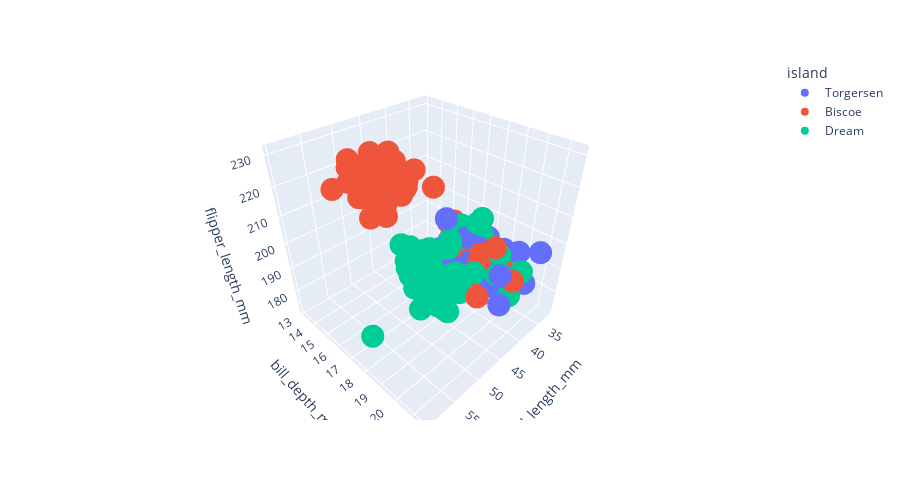

Write notebook code for a chart like this one.
### Code cell
px.scatter_3d( data_frame=penguins, x = 'bill_length_mm', y = 'bill_depth_mm', z = 'flipper_length_mm', height=500, color='island')
